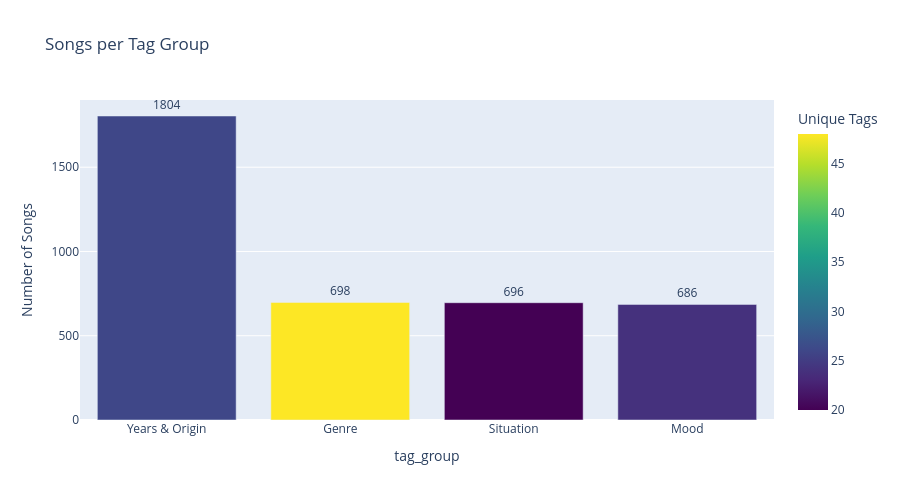

Notebook code for this chart:
### Code cell
# 2. Bar Chart: Songs per Tag Group (Plotly - Interactive)
fig = px.bar(
    songs_per_tag_group,
    x="tag_group",
    y="song_count",
    color="unique_tags",
    title="Songs per Tag Group",
    labels={"song_count": "Number of Songs", "unique_tags": "Unique Tags"},
    text="song_count",
    color_continuous_scale="Viridis"
)
fig.update_traces(texttemplate='%{text}', textposition='outside')
fig.update_layout(height=500)
fig.show()

### Figure 1 — Plotly figure (JSON) as saved in the notebook; plotly's stock layout.template omitted (floating-point values rounded to 4 significant figures)
{"data": [{"hovertemplate": "tag_group=%{x}<br>Number of Songs=%{text}<br>Unique Tags=%{marker.color}<extra></extra>", "legendgroup": "", "marker": {"color": [26, 48, 20, 24], "coloraxis": "coloraxis", "pattern": {"shape": ""}}, "name": "", "orientation": "v", "showlegend": false, "text": [1804.0, 698.0, 696.0, 686.0], "textposition": "outside", "texttemplate": "%{text}", "type": "bar", "x": ["Years & Origin", "Genre", "Situation", "Mood"], "xaxis": "x", "y": [1804, 698, 696, 686], "yaxis": "y"}], "layout": {"barmode": "relative", "coloraxis": {"colorbar": {"title": {"text": "Unique Tags"}}, "colorscale": [[0, "#440154"], [0.1111, "#482878"], [0.2222, "#3e4989"], [0.3333, "#31688e"], [0.4444, "#26828e"], [0.5556, "#1f9e89"], [0.6667, "#35b779"], [0.7778, "#6ece58"], [0.8889, "#b5de2b"], [1, "#fde725"]]}, "height": 500, "legend": {"tracegroupgap": 0}, "title": {"text": "Songs per Tag Group"}, "xaxis": {"anchor": "y", "domain": [0, 1], "title": {"text": "tag_group"}}, "yaxis": {"anchor": "x", "domain": [0, 1], "title": {"text": "Number of Songs"}}}}
